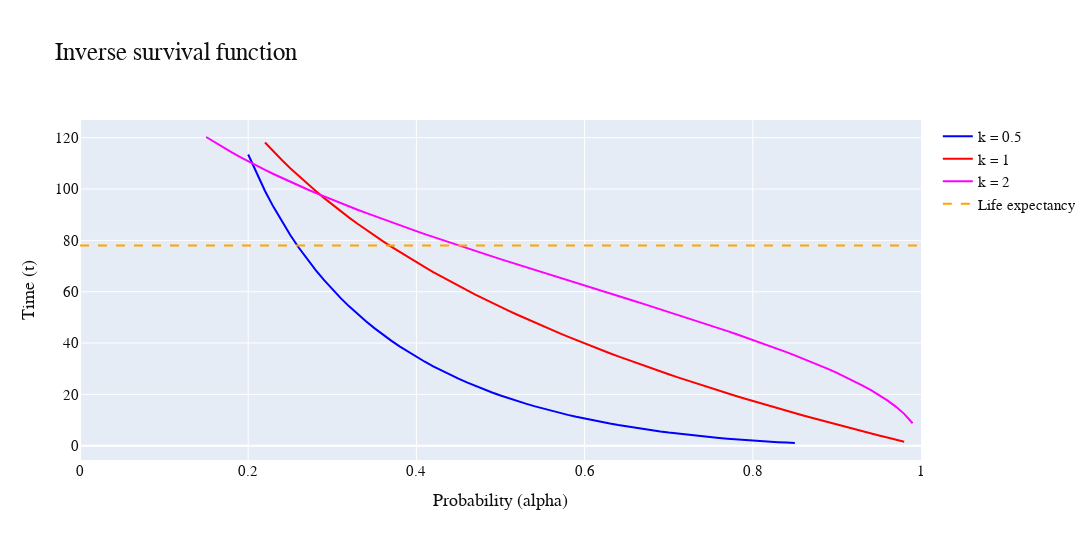

Here is the notebook cell this chart was saved with:
### Markdown cell above
#### Plotting

### Code cell
# @title Inverse survivability plot
plot_inverse(x_values, x_values, x_values, y_t_05, y_t_1, y_t_2, "Probability (alpha)", "Time (t)", "Inverse survival function")
